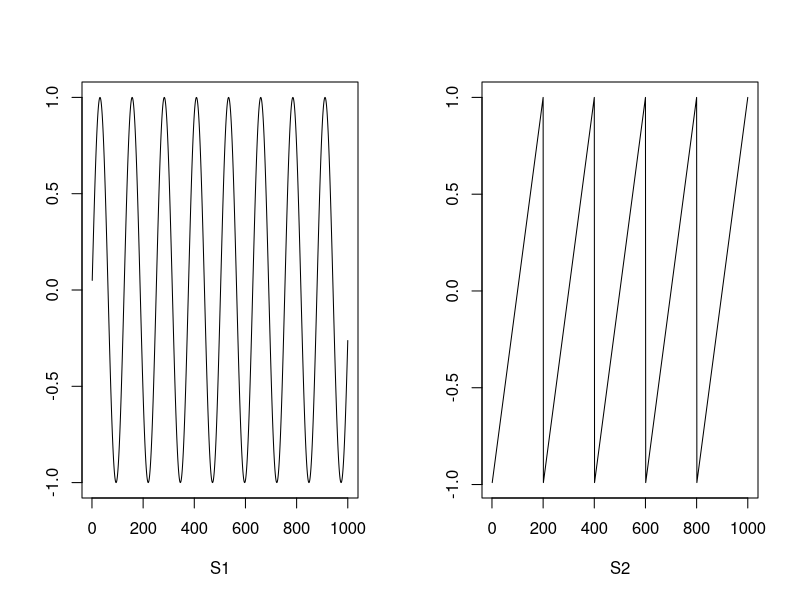
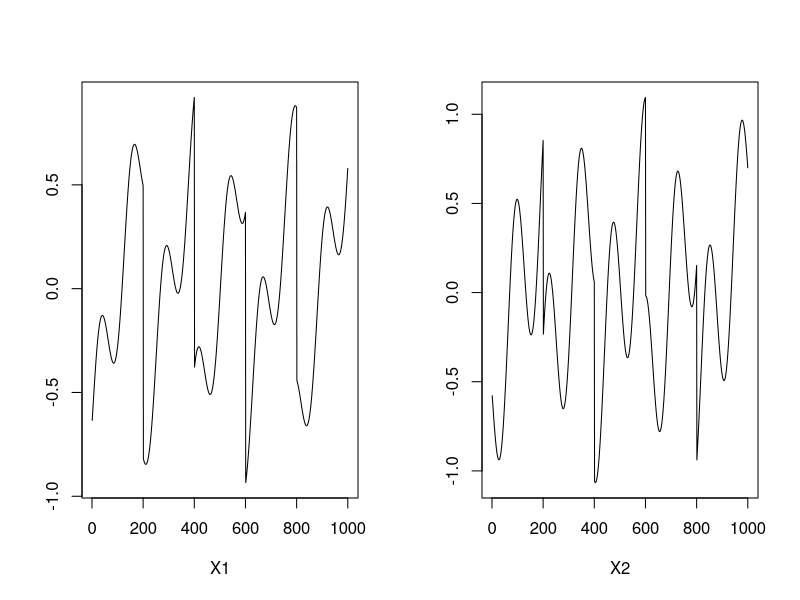
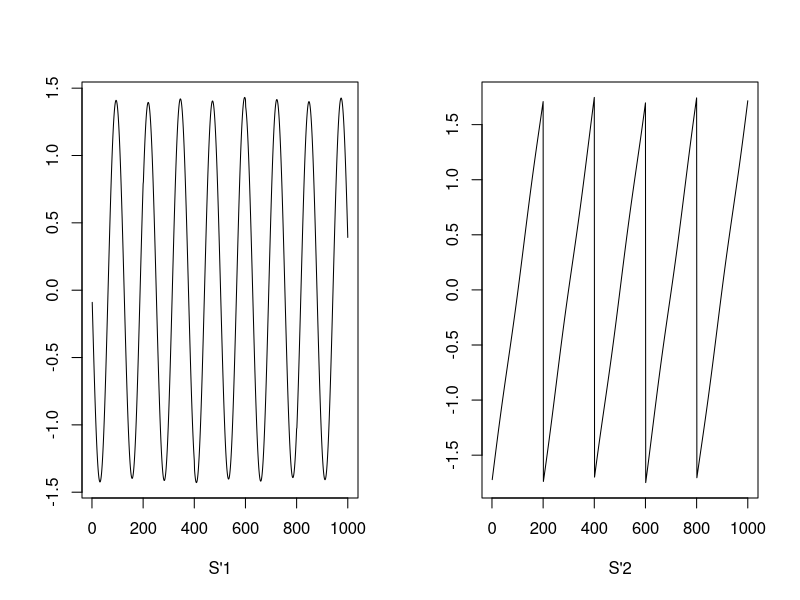

Recreate these plots in R, in order.
library('fastICA')

# Source matrix
S <- cbind(sin((1:1000)/20), rep((((1:200)-100)/100), 5))
# Mixing matrix
A <- matrix(c(0.291, 0.6557, -0.5439, 0.5572), 2, 2)
# plot graphs
par(mfcol = c(1, 2))
plot(1:1000, S[,1], type = "l",xlab = "S1", ylab = "")
plot(1:1000, S[,2], type = "l", xlab = "S2", ylab = "")
# Mixed two signals
X <- S %*% A

par(mfcol = c(1, 2))
plot(1:1000, X[,1], type = "l",xlab = "X1", ylab = "")
plot(1:1000, X[,2], type = "l", xlab = "X2", ylab = "")
a <- fastICA(X, 2, alg.typ = "parallel", fun = "logcosh", alpha = 1,
             method = "R", row.norm = FALSE, maxit = 200,
             tol = 0.0001, verbose = TRUE)
## Centering
## Whitening
## Symmetric FastICA using logcosh approx. to neg-entropy function
## Iteration 1 tol = 0.1186187
## Iteration 2 tol = 0.002116623
## Iteration 3 tol = 2.003116e-06

par(mfcol = c(1, 2))
plot(1:1000, a$S[,1], type = "l", xlab = "S'1", ylab = "")
plot(1:1000, a$S[,2], type = "l", xlab = "S'2", ylab = "")
